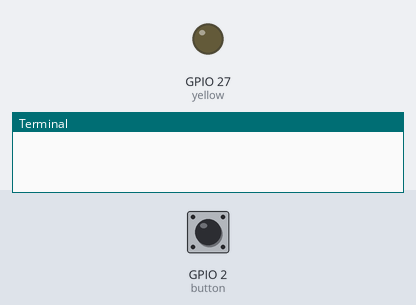
This program was run on a simulated Raspberry Pi (BCM pin numbers). On the bench: output pins drawn as LEDs (lit = HIGH), the last lines printed to the terminal. Inputs (shaded band) come from the test bench; at power-on: GPIO 2 (button) HIGH.

Above: at 0.1 s.
At 0.6 s:
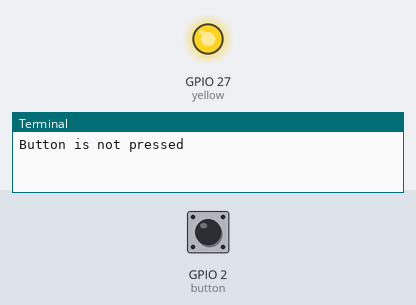
Timing chart, 0 to 2.1 s (numbered marks = the images above):
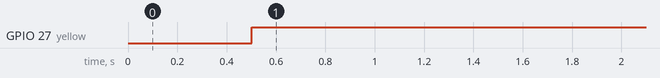

Measured:
- by itself, GPIO 27 (yellow): LOW → HIGH at 0.50 s

The program:

button.py
```python
from gpiozero import Button
from gpiozero import LED
from time import sleep

button = Button(2)
yellow = LED(27)
bool = True

while bool:
    sleep(.5)
    if button.is_pressed:
        yellow.off()
        bool = False
    else:
        yellow.on()
        print("Button is not pressed")
```
